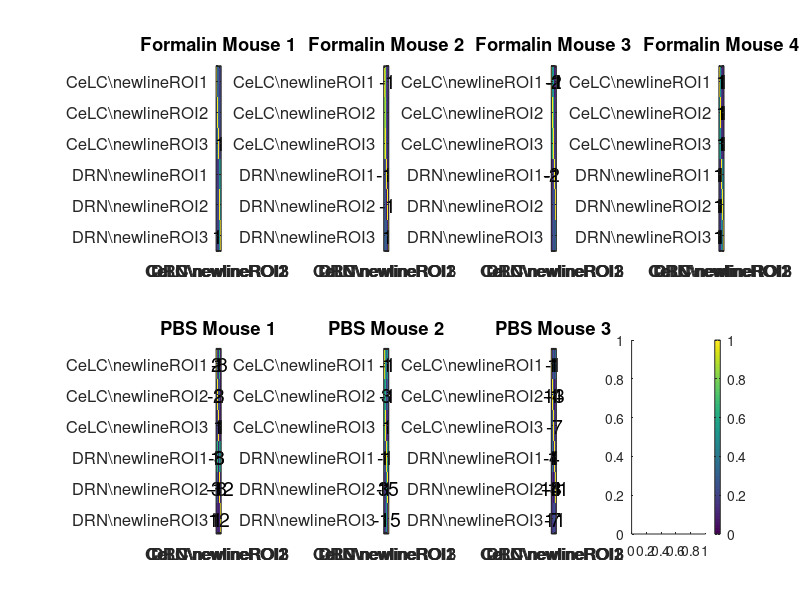

Here is the MATLAB script that generated this plot: (Note: this script raises an error after producing the figure.)
close all
clearvars

load('crosscor')
nROI = 6;
ROI_list = {'CeLC\newlineROI1', 'CeLC\newlineROI2', 'CeLC\newlineROI3',...
    'DRN\newlineROI1', 'DRN\newlineROI2', 'DRN\newlineROI3'};
mouse_list = {'Formalin Mouse 1', 'Formalin Mouse 2',...
    'Formalin Mouse 3', 'Formalin Mouse 4', ...
    'PBS Mouse 1', 'PBS Mouse 2', 'PBS Mouse 3'};

f1 = figure( 'Units', 'normalized', 'Position', [0.1 0.25 1 0.6] );

for i = 1:7
    subplot(2,4,i)
    curlag = lagmat(:,:,i);
    currho = rhomat(:,:,i);
    imagesc(abs(currho), [0 1])
    
    set(gca, 'xtick', 1:nROI);
    set(gca, 'xticklabel', ROI_list);
    set(gca, 'ytick', 1:nROI);
    set(gca, 'yticklabel', ROI_list);
    title(mouse_list{i})
    set(gca, 'FontSize', 12)
    
    [x, y] = meshgrid(1:nROI, 1:nROI);
    textStrings = {};
    for ti = 1:numel(curlag)
        curstr = num2str(curlag(ti));
        if curstr == '0'
            curstr = '';
        end
        textStrings{ti} = curstr;
    end
    
    hStrings = text(x(:), y(:), textStrings(:),...
        'HorizontalAlignment', 'center', 'FontSize', 14);
    
end

subplot(2,4,8)
cb = colorbar;
cb.Position = [0.8201    0.1093    0.0139    0.3426];
axis off
set(gca, 'FontSize', 12)
title('| \rho |')